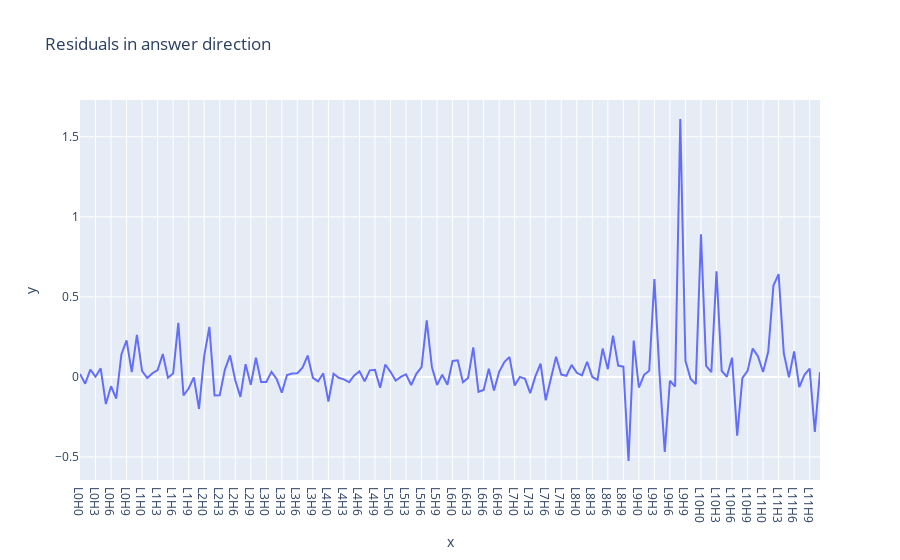

Write notebook code for a chart like this one.
### Code cell
line((heads_decomposed@answer_token_direction).mean(dim=1)[:,-1], x = labels, title = "Residuals in answer direction")

### Figure 1 — Plotly figure (JSON) as saved in the notebook; plotly's stock layout.template omitted (floating-point values rounded to 4 significant figures; data arrays with more than 128 entries replaced by an {"elided": "..."} marker saying what was removed)
{"data": [{"hovertemplate": "x=%{x}<br>y=%{y}<extra></extra>", "legendgroup": "", "line": {"color": "#636efa", "dash": "solid"}, "marker": {"symbol": "circle"}, "mode": "lines", "name": "", "orientation": "v", "showlegend": false, "type": "scatter", "x": {"elided": "144 str values"}, "xaxis": "x", "y": {"elided": "144 float values"}, "yaxis": "y"}], "layout": {"legend": {"tracegroupgap": 0}, "title": {"text": "Residuals in answer direction"}, "xaxis": {"anchor": "y", "domain": [0, 1], "title": {"text": "x"}}, "yaxis": {"anchor": "x", "domain": [0, 1], "title": {"text": "y"}}}}
